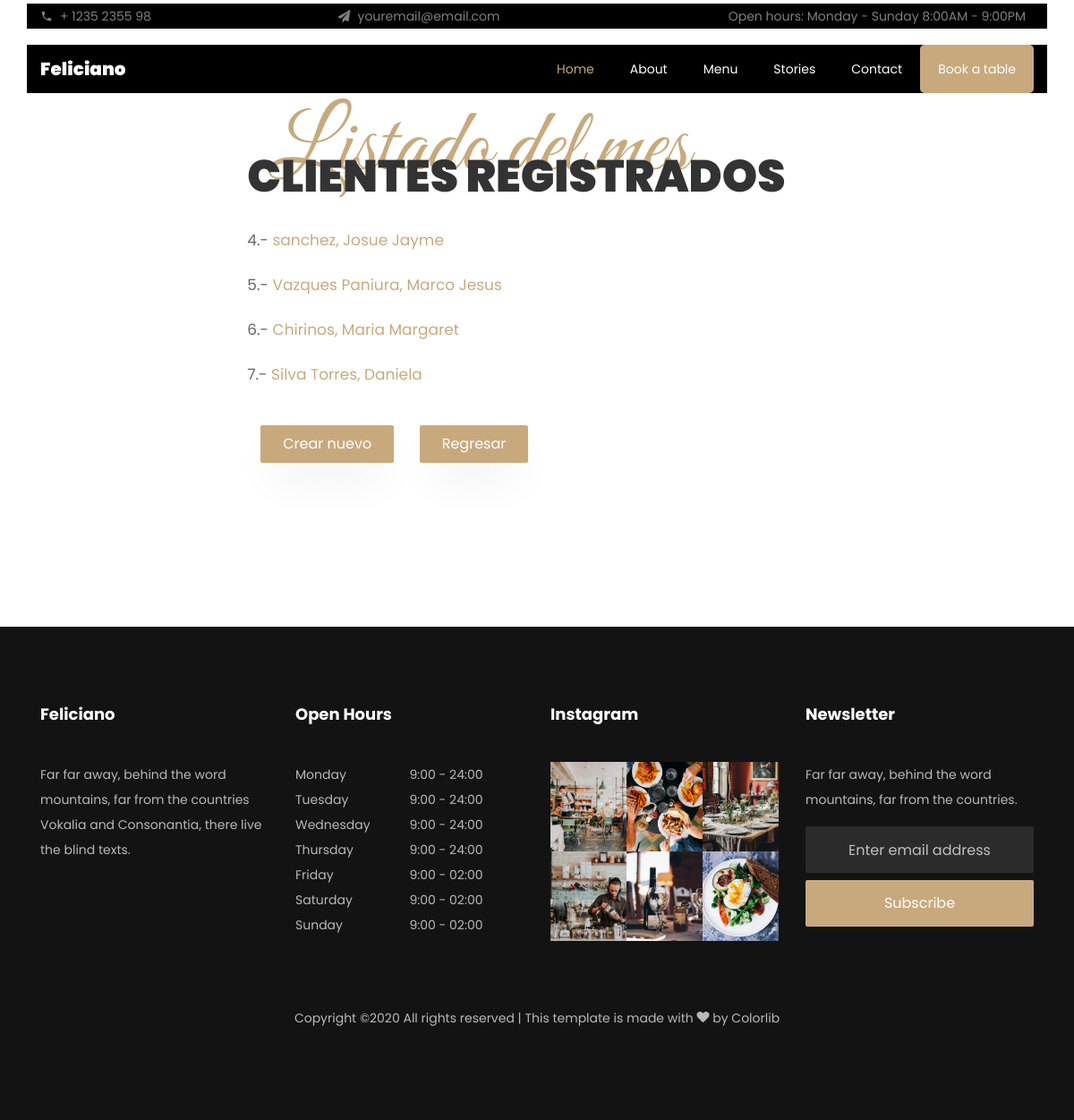
The page /persona/cliente/ on the database as committed earlier.
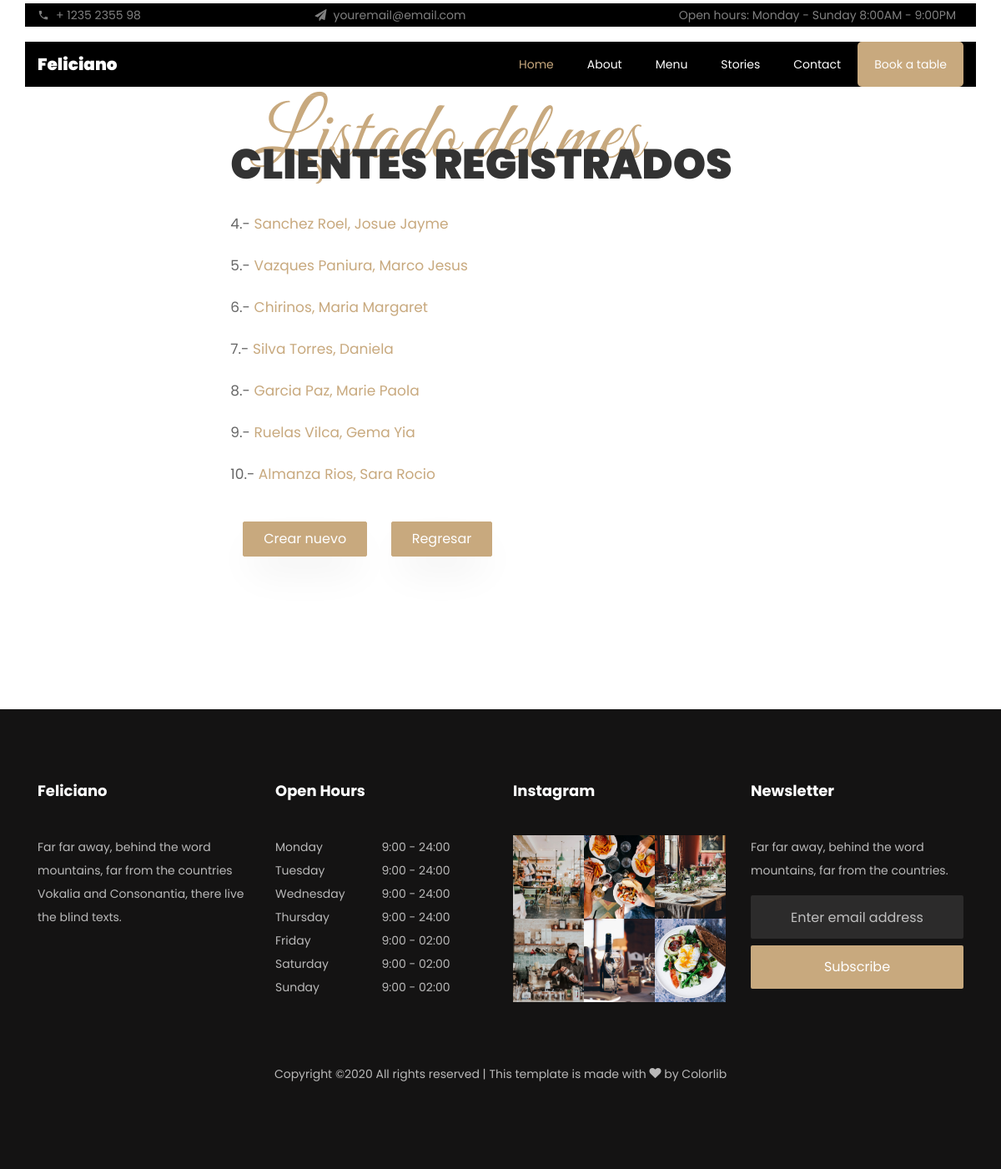
The same page on the database as committed later.
### persona/models.py (models this page shows)
class Cliente(models.Model):
	nombre = models.CharField(max_length=100)
	apellido = models.CharField(max_length=100)
	id_cliente = models.IntegerField(default=222)
	dni = models.IntegerField()
	edad = models.IntegerField(default=False)
	sexo = models.CharField(max_length=100, choices=genero, default='otro')
	direc = models.CharField(max_length=100, default='No requiere delibery')
	vip = models.BooleanField(default=False)
	especif_vip = models.CharField(max_length=100, default='Ninguna')
	def get_absolute_url(self):
		return reverse('persona:cliente-detail', kwargs = {'pk': self.id})

### persona/views.py (the view)
# urls.py: path('cliente/', ClienteListView.as_view(), name='cliente-list'),
class ClienteListView(ListView):
	model = Cliente

### persona/templates/persona/cliente_list.html (shortened to what this page needs)
{% load static %}
<!DOCTYPE html>
<html lang="en">
  <head>
    <link rel="stylesheet" href="{% static 'css/open-iconic-bootstrap.min.css' %}">
    <link rel="stylesheet" href="{% static 'css/animate.css' %}">
    <link rel="stylesheet" href="{% static 'css/owl.carousel.min.css' %}">
    <link rel="stylesheet" href="{% static 'css/owl.theme.default.min.css' %}">
    <link rel="stylesheet" href="{% static 'css/magnific-popup.css' %}">
    <link rel="stylesheet" href="{% static 'css/aos.css' %}">
    <link rel="stylesheet" href="{% static 'css/ionicons.min.css' %}">
    <link rel="stylesheet" href="{% static 'css/bootstrap-datepicker.css' %}">
    <link rel="stylesheet" href="{% static 'css/jquery.timepicker.css' %}">
    <link rel="stylesheet" href="{% static 'css/flaticon.css' %}">
    <link rel="stylesheet" href="{% static 'css/icomoon.css' %}">
    <link rel="stylesheet" href="{% static 'css/style.css' %}">
  </head>
  <body>
    <div class="py-1 bg-black top">
    	<div class="container" style="background-color: black">
    		<div class="row no-gutters d-flex align-items-start align-items-center px-md-0">
	    		<div class="col-lg-12 d-block">
		    		<div class="row d-flex">
		    			<div class="col-md pr-4 d-flex topper align-items-center">
					    	<div class="icon mr-2 d-flex justify-content-center align-items-center"><span class="icon-phone2"></span></div>
						    <span class="text">+ 1235 2355 98</span>
					    </div>
					    <div class="col-md pr-4 d-flex topper align-items-center">
					    	<div class="icon mr-2 d-flex justify-content-center align-items-center"><span class="icon-paper-plane"></span></div>
						    <span class="text">youremail@email.com</span>
					    </div>
					    <div class="col-md-5 pr-4 d-flex topper align-items-center text-lg-right justify-content-end">
						    <p class="mb-0 register-link"><span>Open hours:</span> <span>Monday - Sunday</span> <span>8:00AM - 9:00PM</span></p>
					    </div>
				    </div>
			    </div>
		    </div>
		  </div>
    </div>
	  <nav class="navbar navbar-expand-lg navbar-dark ftco_navbar bg-dark ftco-navbar-light" id="ftco-navbar">
	    <div class="container" style="background-color: black">
	      <a class="navbar-brand" href="index.html">Feliciano</a>
	      <div class="collapse navbar-collapse" id="ftco-nav">
	        <ul class="navbar-nav ml-auto">
	        	<li class="nav-item active"><a href="index.html" class="nav-link">Home</a></li>
	        	<li class="nav-item"><a href="about.html" class="nav-link">About</a></li>
	        	<li class="nav-item"><a href="menu.html" class="nav-link">Menu</a></li>
	        	<li class="nav-item"><a href="blog.html" class="nav-link">Stories</a></li>
	          <li class="nav-item"><a href="contact.html" class="nav-link">Contact</a></li>
	          <li class="nav-item cta"><a href="reservation.html" class="nav-link">Book a table</a></li>
	        </ul>
	      </div>
	    </div>
	  </nav>
	<section class="ftco-section contact-section">
		<div class="container">
			<div class=" justify-content-center d-flex no-gutters">
		        <div class="col-md-7 order-md-last ftco-animate makereservation ">
			       	<div class="py-md-5">
				       	<div class="heading-section ftco-animate mb-4">
				         	<span class="subheading ml-4">Listado del mes</span>
				            <h2 class="mb-8">CLIENTES REGISTRADOS</h2>
				        </div>
						<div class="form-group">
						    {% block body %}
							{% for instance in object_list %}
								<p>{{ instance.id }}.-
									<a href='{{ instance.get_absolute_url }}'>{{instance.apellido}}, {{ instance.nombre }}</a>
								</p>
							{% endfor %}
				        </div>
				        <div class="col-md-12 mt-3">
				           	<div class="form-group">
								<a href="create/" class="btn btn-primary py-2 px-4 mr-4 mt-4">Crear nuevo</a>
								<a href="../" class="btn btn-primary py-2 px-4 mr-4 mt-4">Regresar</a>
				           	</div>
				        </div>
				        {% endblock%}
				    </div>
			    </div>
			</div>
		</div>
	</section>
	<footer class="ftco-footer ftco-bg-dark ftco-section">
        <div class="container">
        	<div class="row mb-5">
	          	<div class="col-md-6 col-lg-3">
	            	<div class="ftco-footer-widget mb-4">
	              		<h2 class="ftco-heading-2">Feliciano</h2>
	              		<p>Far far away, behind the word mountains, far from the countries Vokalia and Consonantia, there live the blind texts.</p>
			            <ul class="ftco-footer-social list-unstyled float-md-left float-lft mt-3">
			            </ul>
	            	</div>
	          	</div>
	            <div class="col-md-6 col-lg-3">
	            	<div class="ftco-footer-widget mb-4">
	              		<h2 class="ftco-heading-2">Open Hours</h2>
			            <ul class="list-unstyled open-hours">
			                <li class="d-flex"><span>Monday</span><span>9:00 - 24:00</span></li>
			                <li class="d-flex"><span>Tuesday</span><span>9:00 - 24:00</span></li>
			                <li class="d-flex"><span>Wednesday</span><span>9:00 - 24:00</span></li>
			                <li class="d-flex"><span>Thursday</span><span>9:00 - 24:00</span></li>
			                <li class="d-flex"><span>Friday</span><span>9:00 - 02:00</span></li>
			                <li class="d-flex"><span>Saturday</span><span>9:00 - 02:00</span></li>
			                <li class="d-flex"><span>Sunday</span><span> 9:00 - 02:00</span></li>
			            </ul>
	            	</div>
	            </div>
		        <div class="col-md-6 col-lg-3">
		            <div class="ftco-footer-widget mb-4">
		        	    <h2 class="ftco-heading-2">Instagram</h2>
		            	<div class="thumb d-sm-flex">
			              	<a href="#" class="thumb-menu img" style="background-image: url({% static 'images/insta-1.jpg' %});">
			             	</a>
			            	<a href="#" class="thumb-menu img" style="background-image: url({% static 'images/insta-2.jpg' %});">
			            	</a>
			            	<a href="#" class="thumb-menu img" style="background-image: url({% static 'images/insta-3.jpg' %});">
			            	</a>
			            </div>
			            <div class="thumb d-flex">
			            	<a href="#" class="thumb-menu img" style="background-image: url({% static 'images/insta-4.jpg' %});">
			            	</a>
			            	<a href="#" class="thumb-menu img" style="background-image: url({% static 'images/insta-5.jpg' %});">
			            	</a>
			            	<a href="#" class="thumb-menu img" style="background-image: url({% static 'images/insta-6.jpg' %});">
			            	</a>
			            </div>
		            </div>
		        </div>
		        <div class="col-md-6 col-lg-3">
		            <div class="ftco-footer-widget mb-4">
		            	<h2 class="ftco-heading-2">Newsletter</h2>
		            	<p>Far far away, behind the word mountains, far from the countries.</p>
		                <form action="#" class="subscribe-form">
		          	      	<div class="form-group">
		            	    	<input type="text" class="form-control mb-2 text-center" placeholder="Enter email address">
		                		<input type="submit" value="Subscribe" class="form-control submit px-3">
		                	</div>
		              	</form>
		            </div>
		        </div>
        	</div>
        	<div class="row">
          		<div class="col-md-12 text-center">
            		<p>
  					Copyright &copy;<script>document.write(new Date().getFullYear());</script> All rights reserved | This template is made with <i class="icon-heart" aria-hidden="true"></i> by <a href="https://colorlib.com" target="_blank">Colorlib</a>
  					</p>
          		</div>
        	</div>
      	</div>
    </footer>
    </body>
</html>

### static/css/icomoon.css (style rules this page uses)
[class^="icon-"], [class*=" icon-"] { font-family: 'icomoon' !important; speak: none; font-style: normal; font-weight: normal; font-variant: normal; text-transform: none; line-height: 1; -webkit-font-smoothing: antialiased; -moz-osx-font-smoothing: grayscale; }
.icon-heart:before { content: "\f004"; }
.icon-paper-plane:before { content: "\f1d8"; }
.icon-phone2:before { content: "\e0cd"; }

Rows that differ between the two databases and show on the page:
changed Cliente "Josue Jayme": apellido "sanchez" → "Sanchez Roel"
added Cliente: id "8", apellido "Garcia Paz", nombre "Marie Paola"
added Cliente: id "9", apellido "Ruelas Vilca", nombre "Gema Yia"
added Cliente: id "10", apellido "Almanza Rios", nombre "Sara Rocio"
